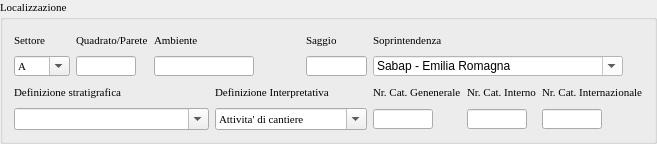
    <widget class="QgsCollapsibleGroupBox" name="groupBox_2">
     <property name="sizePolicy">
      <sizepolicy hsizetype="Expanding" vsizetype="Expanding">
       <horstretch>0</horstretch>
       <verstretch>0</verstretch>
      </sizepolicy>
     </property>
     <property name="font">
      <font>
       <family>Times New Roman</family>
       <pointsize>8</pointsize>
       <weight>50</weight>
       <italic>false</italic>
       <bold>false</bold>
      </font>
     </property>
     <property name="title">
      <string>Localizzazione</string>
     </property>
     <property name="collapsed">
      <bool>false</bool>
     </property>
     <property name="saveCheckedState">
      <bool>false</bool>
     </property>
     <layout class="QGridLayout" name="gridLayout_5">
      <item row="1" column="4">
       <widget class="QLineEdit" name="lineEdit_saggio">
        <property name="enabled">
         <bool>true</bool>
        </property>
        <property name="minimumSize">
         <size>
          <width>61</width>
          <height>20</height>
         </size>
        </property>
        <property name="maximumSize">
         <size>
          <width>60</width>
          <height>20</height>
         </size>
        </property>
        <property name="font">
         <font>
          <family>Times New Roman</family>
          <pointsize>8</pointsize>
          <weight>50</weight>
          <italic>false</italic>
          <bold>false</bold>
         </font>
        </property>
       </widget>
      </item>
      <item row="2" column="6">
       <widget class="QLabel" name="label_cin">
        <property name="minimumSize">
         <size>
          <width>0</width>
          <height>20</height>
         </size>
        </property>
        <property name="text">
         <string>Nr. Cat. Interno</string>
        </property>
        <property name="wordWrap">
         <bool>true</bool>
        </property>
       </widget>
      </item>
      <item row="1" column="5" colspan="3">
       <widget class="QComboBox" name="comboBox_soprintendenza">
        <property name="enabled">
         <bool>true</bool>
        </property>
        <property name="minimumSize">
         <size>
          <width>250</width>
          <height>20</height>
         </size>
        </property>
        <property name="maximumSize">
         <size>
          <width>250</width>
          <height>20</height>
         </size>
        </property>
        <property name="font">
         <font>
          <family>Times New Roman</family>
          <pointsize>8</pointsize>
          <weight>50</weight>
          <italic>false</italic>
          <bold>false</bold>
         </font>
        </property>
        <property name="mouseTracking">
         <bool>true</bool>
        </property>
        <property name="styleSheet">
         <string notr="true">background-color: rgb(255, 255, 255);</string>
        </property>
        <property name="editable">
         <bool>true</bool>
        </property>
        <property name="maxVisibleItems">
         <number>99999</number>
        </property>
        <property name="maxCount">
         <number>2147483647</number>
        </property>
        <item>
         <property name="text">
          <string>Sabap - Emilia Romagna</string>
         </property>
        </item>
        <item>
         <property name="text">
          <string>Sabap - Marche</string>
         </property>
        </item>
        <item>
         <property name="text">
          <string>Sabap - Toscana</string>
         </property>
        </item>
       </widget>
      </item>
      <item row="2" column="7">
       <widget class="QLabel" name="label_ci">
        <property name="minimumSize">
         <size>
          <width>0</width>
          <height>20</height>
         </size>
        </property>
        <property name="text">
         <string>Nr. Cat. Internazionale</string>
        </property>
        <property name="wordWrap">
         <bool>true</bool>
        </property>
       </widget>
      </item>
      <item row="1" column="2" colspan="2">
       <widget class="QLineEdit" name="lineEdit_ambiente">
        <property name="enabled">
         <bool>true</bool>
        </property>
        <property name="minimumSize">
         <size>
          <width>60</width>
          <height>20</height>
         </size>
        </property>
        <property name="maximumSize">
         <size>
          <width>100</width>
          <height>20</height>
         </size>
        </property>
        <property name="font">
         <font>
          <family>Times New Roman</family>
          <pointsize>8</pointsize>
          <weight>50</weight>
          <italic>false</italic>
          <bold>false</bold>
         </font>
        </property>
       </widget>
      </item>
      <item row="2" column="0" colspan="3">
       <widget class="QLabel" name="label_4">
        <property name="minimumSize">
         <size>
          <width>0</width>
          <height>20</height>
         </size>
        </property>
        <property name="text">
         <string>Definizione stratigrafica</string>
        </property>
       </widget>
      </item>
      <item row="1" column="1">
       <widget class="QLineEdit" name="lineEdit_quadrato">
        <property name="enabled">
         <bool>true</bool>
        </property>
        <property name="minimumSize">
         <size>
          <width>60</width>
          <height>20</height>
         </size>
        </property>
        <property name="maximumSize">
         <size>
          <width>60</width>
          <height>20</height>
         </size>
        </property>
        <property name="font">
         <font>
          <family>Times New Roman</family>
          <pointsize>8</pointsize>
          <weight>50</weight>
          <italic>false</italic>
          <bold>false</bold>
         </font>
        </property>
       </widget>
      </item>
      <item row="3" column="7">
       <widget class="QLineEdit" name="lineEdit_n_catalogo_internazionale">
        <property name="enabled">
         <bool>true</bool>
        </property>
        <property name="minimumSize">
         <size>
          <width>60</width>
          <height>20</height>
         </size>
        </property>
        <property name="maximumSize">
         <size>
          <width>60</width>
          <height>20</height>
         </size>
        </property>
        <property name="font">
         <font>
          <family>Times New Roman</family>
          <pointsize>8</pointsize>
          <weight>50</weight>
          <italic>false</italic>
          <bold>false</bold>
         </font>
        </property>
       </widget>
      </item>
      <item row="0" column="4">
       <widget class="QLabel" name="label_47">
        <property name="minimumSize">
         <size>
          <width>0</width>
          <height>20</height>
         </size>
        </property>
        <property name="text">
         <string>Saggio</string>
        </property>
       </widget>
      </item>
      <item row="3" column="5">
       <widget class="QLineEdit" name="lineEdit_n_catalogo_generale">
        <property name="enabled">
         <bool>true</bool>
        </property>
        <property name="minimumSize">
         <size>
          <width>60</width>
          <height>20</height>
         </size>
        </property>
        <property name="maximumSize">
         <size>
          <width>60</width>
          <height>20</height>
         </size>
        </property>
        <property name="font">
         <font>
          <family>Times New Roman</family>
          <pointsize>8</pointsize>
          <weight>50</weight>
          <italic>false</italic>
          <bold>false</bold>
         </font>
        </property>
       </widget>
      </item>
      <item row="3" column="0" colspan="3">
       <widget class="QComboBox" name="comboBox_def_strat">
        <property name="minimumSize">
         <size>
          <width>0</width>
          <height>20</height>
         </size>
        </property>
        <property name="font">
         <font>
          <family>Times New Roman</family>
          <pointsize>8</pointsize>
          <weight>50</weight>
          <italic>false</italic>
          <bold>false</bold>
         </font>
        </property>
        <property name="editable">
         <bool>true</bool>
        </property>
       </widget>
      </item>
      <item row="0" column="1">
       <widget class="QLabel" name="label_15">
        <property name="minimumSize">
         <size>
          <width>0</width>
          <height>20</height>
         </size>
        </property>
        <property name="text">
         <string>Quadrato/Parete</string>
        </property>
       </widget>
      </item>
      <item row="2" column="3" colspan="2">
       <widget class="QLabel" name="label_5">
        <property name="minimumSize">
         <size>
          <width>0</width>
          <height>20</height>
         </size>
        </property>
        <property name="text">
         <string>Definizione Interpretativa</string>
        </property>
       </widget>
      </item>
      <item row="1" column="0">
       <widget class="QComboBox" name="comboBox_settore">
        <property name="enabled">
         <bool>true</bool>
        </property>
        <property name="minimumSize">
         <size>
          <width>0</width>
          <height>20</height>
         </size>
        </property>
        <property name="maximumSize">
         <size>
          <width>64</width>
          <height>20</height>
         </size>
        </property>
        <property name="font">
         <font>
          <family>Times New Roman</family>
          <pointsize>8</pointsize>
          <weight>50</weight>
          <italic>false</italic>
          <bold>false</bold>
         </font>
        </property>
        <property name="editable">
         <bool>true</bool>
        </property>
        <item>
         <property name="text">
          <string>A</string>
         </property>
        </item>
        <item>
         <property name="text">
          <string>B</string>
         </property>
        </item>
        <item>
         <property name="text">
          <string>C</string>
         </property>
        </item>
        <item>
         <property name="text">
          <string>D</string>
         </property>
        </item>
        <item>
         <property name="text">
          <string>E</string>
         </property>
        </item>
        <item>
         <property name="text">
          <string>F</string>
         </property>
        </item>
        <item>
         <property name="text">
          <string>G</string>
         </property>
        </item>
        <item>
         <property name="text">
          <string>H</string>
         </property>
        </item>
        <item>
         <property name="text">
          <string>1</string>
         </property>
        </item>
        <item>
         <property name="text">
          <string>2</string>
         </property>
        </item>
        <item>
         <property name="text">
          <string>3</string>
         </property>
        </item>
        <item>
         <property name="text">
          <string>4</string>
         </property>
        </item>
        <item>
         <property name="text">
          <string>5</string>
         </property>
        </item>
        <item>
         <property name="text">
          <string>6</string>
         </property>
        </item>
        <item>
         <property name="text">
          <string>7</string>
         </property>
        </item>
        <item>
         <property name="text">
          <string>8</string>
         </property>
        </item>
        <item>
         <property name="text">
          <string>9</string>
         </property>
        </item>
        <item>
         <property name="text">
          <string>10</string>
         </property>
        </item>
        <item>
         <property name="text">
          <string>11</string>
         </property>
        </item>
        <item>
         <property name="text">
          <string>12</string>
         </property>
        </item>
        <item>
         <property name="text">
          <string>13</string>
         </property>
        </item>
        <item>
         <property name="text">
          <string>14</string>
         </property>
        </item>
        <item>
         <property name="text">
          <string>15</string>
         </property>
        </item>
        <item>
         <property name="text">
          <string>16</string>
         </property>
        </item>
        <item>
         <property name="text">
          <string>17</string>
         </property>
        </item>
        <item>
         <property name="text">
          <string>18</string>
         </property>
        </item>
        <item>
         <property name="text">
          <string>19</string>
         </property>
        </item>
        <item>
         <property name="text">
          <string>20</string>
         </property>
        </item>
       </widget>
      </item>
      <item row="0" column="0">
       <widget class="QLabel" name="label_11">
        <property name="minimumSize">
         <size>
          <width>0</width>
          <height>20</height>
         </size>
        </property>
        <property name="text">
         <string>Settore</string>
        </property>
       </widget>
      </item>
      <item row="3" column="3" colspan="2">
       <widget class="QComboBox" name="comboBox_def_intepret">
        <property name="minimumSize">
         <size>
          <width>0</width>
          <height>20</height>
         </size>
        </property>
        <property name="font">
         <font>
          <family>Times New Roman</family>
          <pointsize>8</pointsize>
          <weight>50</weight>
          <italic>false</italic>
          <bold>false</bold>
         </font>
        </property>
        <property name="editable">
         <bool>true</bool>
        </property>
        <item>
         <property name="text">
          <string>Attivita' di cantiere</string>
         </property>
        </item>
        <item>
         <property name="text">
          <string>Abbandono</string>
         </property>
        </item>
        <item>
         <property name="text">
          <string>Fognatura</string>
         </property>
        </item>
        <item>
         <property name="text">
          <string>Fondazione</string>
         </property>
        </item>
        <item>
         <property name="text">
          <string>Fossa da grano</string>
         </property>
        </item>
        <item>
         <property name="text">
          <string>Livellamento</string>
         </property>
        </item>
        <item>
         <property name="text">
          <string>Muro</string>
         </property>
        </item>
        <item>
         <property name="text">
          <string>Pavimentazione</string>
         </property>
        </item>
        <item>
         <property name="text">
          <string>Pavimentazione a mosaico</string>
         </property>
        </item>
        <item>
         <property name="text">
          <string>Palo</string>
         </property>
        </item>
       </widget>
      </item>
      <item row="2" column="5">
       <widget class="QLabel" name="label_cg">
        <property name="minimumSize">
         <size>
          <width>0</width>
          <height>20</height>
         </size>
        </property>
        <property name="text">
         <string>Nr. Cat. Genenerale</string>
        </property>
        <property name="wordWrap">
         <bool>true</bool>
        </property>
       </widget>
      </item>
      <item row="3" column="6">
       <widget class="QLineEdit" name="lineEdit_n_catalogo_interno">
        <property name="enabled">
         <bool>true</bool>
        </property>
        <property name="minimumSize">
         <size>
          <width>60</width>
          <height>20</height>
         </size>
        </property>
        <property name="maximumSize">
         <size>
          <width>60</width>
          <height>20</height>
         </size>
        </property>
        <property name="font">
         <font>
          <family>Times New Roman</family>
          <pointsize>8</pointsize>
          <weight>50</weight>
          <italic>false</italic>
          <bold>false</bold>
         </font>
        </property>
       </widget>
      </item>
      <item row="0" column="2" colspan="2">
       <widget class="QLabel" name="label_31">
        <property name="minimumSize">
         <size>
          <width>0</width>
          <height>20</height>
         </size>
        </property>
        <property name="text">
         <string>Ambiente</string>
        </property>
       </widget>
      </item>
      <item row="0" column="5">
       <widget class="QLabel" name="label_77">
        <property name="minimumSize">
         <size>
          <width>0</width>
          <height>20</height>
         </size>
        </property>
        <property name="text">
         <string>Soprintendenza</string>
        </property>
       </widget>
      </item>
     </layout>
     <zorder>lineEdit_quadrato</zorder>
     <zorder>label_15</zorder>
     <zorder>lineEdit_ambiente</zorder>
     <zorder>label_31</zorder>
     <zorder>label_5</zorder>
     <zorder>comboBox_def_intepret</zorder>
     <zorder>lineEdit_saggio</zorder>
     <zorder>label_47</zorder>
     <zorder>lineEdit_n_catalogo_generale</zorder>
     <zorder>label_cg</zorder>
     <zorder>lineEdit_n_catalogo_interno</zorder>
     <zorder>label_cin</zorder>
     <zorder>label_77</zorder>
     <zorder>comboBox_soprintendenza</zorder>
     <zorder>lineEdit_n_catalogo_internazionale</zorder>
     <zorder>label_ci</zorder>
     <zorder>label_4</zorder>
     <zorder>comboBox_def_strat</zorder>
     <zorder>label_11</zorder>
     <zorder>comboBox_settore</zorder>
    </widget>
